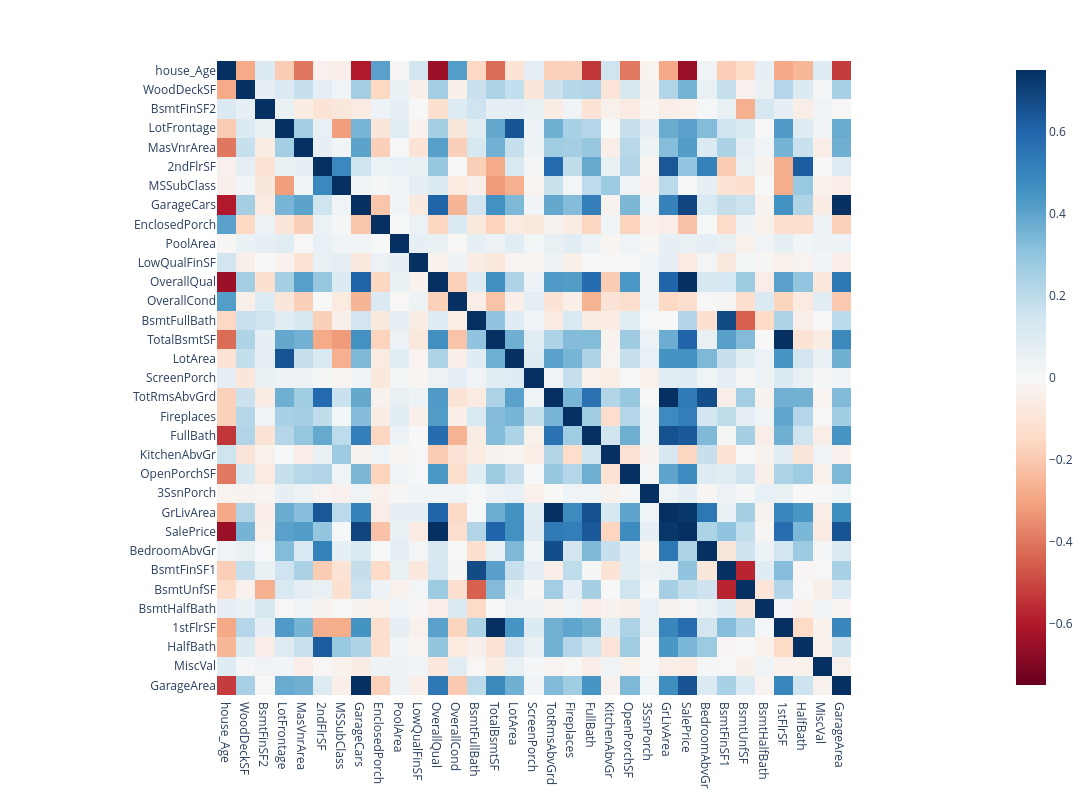

Notebook source saved alongside this figure:
### Code cell
px.imshow(corr_matrix,
                width=1200,height=800,
                color_continuous_scale=px.colors.sequential.RdBu , zmin=-.75,zmax=.75)

### Figure 1 — Plotly figure (JSON) as saved in the notebook; plotly's stock layout.template omitted (floating-point values rounded to 4 significant figures; data arrays with more than 128 entries replaced by an {"elided": "..."} marker saying what was removed)
{"data": [{"coloraxis": "coloraxis", "hovertemplate": "x: %{x}<br>y: %{y}<br>color: %{z}<extra></extra>", "name": "0", "type": "heatmap", "x": ["house_Age", "WoodDeckSF", "BsmtFinSF2", "LotFrontage", "MasVnrArea", "2ndFlrSF", "MSSubClass", "GarageCars", "EnclosedPorch", "PoolArea", "LowQualFinSF", "OverallQual", "OverallCond", "BsmtFullBath", "TotalBsmtSF", "LotArea", "ScreenPorch", "TotRmsAbvGrd", "Fireplaces", "FullBath", "KitchenAbvGr", "OpenPorchSF", "3SsnPorch", "GrLivArea", "SalePrice", "BedroomAbvGr", "BsmtFinSF1", "BsmtUnfSF", "BsmtHalfBath", "1stFlrSF", "HalfBath", "MiscVal", "GarageArea"], "xaxis": "x", "y": ["house_Age", "WoodDeckSF", "BsmtFinSF2", "LotFrontage", "MasVnrArea", "2ndFlrSF", "MSSubClass", "GarageCars", "EnclosedPorch", "PoolArea", "LowQualFinSF", "OverallQual", "OverallCond", "BsmtFullBath", "TotalBsmtSF", "LotArea", "ScreenPorch", "TotRmsAbvGrd", "Fireplaces", "FullBath", "KitchenAbvGr", "OpenPorchSF", "3SsnPorch", "GrLivArea", "SalePrice", "BedroomAbvGr", "BsmtFinSF1", "BsmtUnfSF", "BsmtHalfBath", "1stFlrSF", "HalfBath", "MiscVal", "GarageArea"], "yaxis": "y", "z": {"elided": "33x33 float values"}}], "layout": {"coloraxis": {"cmax": 0.75, "cmin": -0.75, "colorscale": [[0, "rgb(103,0,31)"], [0.1, "rgb(178,24,43)"], [0.2, "rgb(214,96,77)"], [0.3, "rgb(244,165,130)"], [0.4, "rgb(253,219,199)"], [0.5, "rgb(247,247,247)"], [0.6, "rgb(209,229,240)"], [0.7, "rgb(146,197,222)"], [0.8, "rgb(67,147,195)"], [0.9, "rgb(33,102,172)"], [1, "rgb(5,48,97)"]]}, "height": 800, "margin": {"t": 60}, "width": 1200, "xaxis": {"anchor": "y", "constrain": "domain", "domain": [0, 1], "scaleanchor": "y"}, "yaxis": {"anchor": "x", "autorange": "reversed", "constrain": "domain", "domain": [0, 1]}}}
